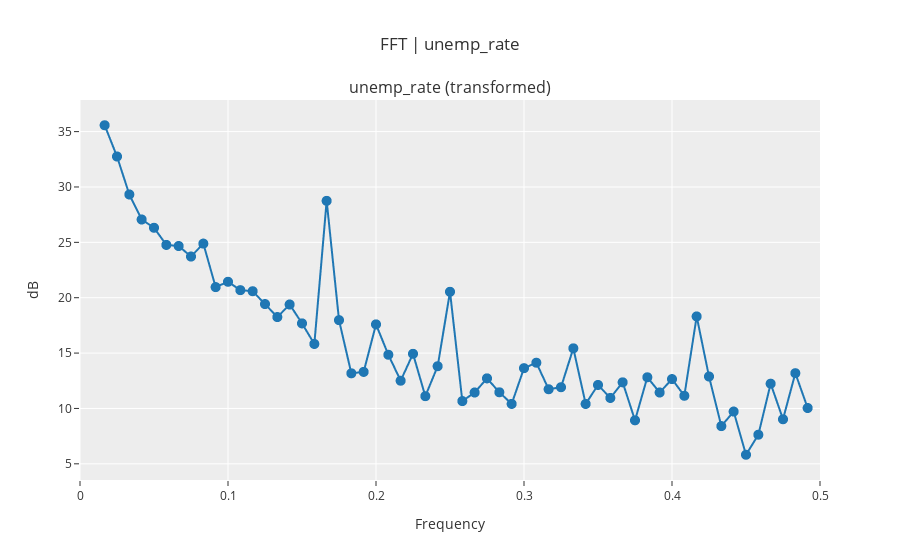

Notebook cell for this chart:
### Code cell
# exp.plot_model(plot="fft")
exp.plot_model(plot="fft", return_fig=True).show()

### Figure 1 — Plotly figure (JSON) as saved in the notebook; plotly's stock layout.template omitted (floating-point values rounded to 4 significant figures)
{"data": [{"hoverinfo": "text", "hovertext": ["Freq: 0.0167<br>Ampl: 35.5743<br>Time period: 60.0", "Freq: 0.025<br>Ampl: 32.7513<br>Time period: 40.0", "Freq: 0.0333<br>Ampl: 29.3227<br>Time period: 30.0", "Freq: 0.0417<br>Ampl: 27.0643<br>Time period: 24.0", "Freq: 0.05<br>Ampl: 26.3164<br>Time period: 20.0", "Freq: 0.0583<br>Ampl: 24.7687<br>Time period: 17.1429", "Freq: 0.0667<br>Ampl: 24.6662<br>Time period: 15.0", "Freq: 0.075<br>Ampl: 23.7204<br>Time period: 13.3333", "Freq: 0.0833<br>Ampl: 24.8842<br>Time period: 12.0", "Freq: 0.0917<br>Ampl: 20.9574<br>Time period: 10.9091", "Freq: 0.1<br>Ampl: 21.4401<br>Time period: 10.0", "Freq: 0.1083<br>Ampl: 20.683<br>Time period: 9.2308", "Freq: 0.1167<br>Ampl: 20.5879<br>Time period: 8.5714", "Freq: 0.125<br>Ampl: 19.4282<br>Time period: 8.0", "Freq: 0.1333<br>Ampl: 18.2525<br>Time period: 7.5", "Freq: 0.1417<br>Ampl: 19.3882<br>Time period: 7.0588", "Freq: 0.15<br>Ampl: 17.6832<br>Time period: 6.6667", "Freq: 0.1583<br>Ampl: 15.8253<br>Time period: 6.3158", "Freq: 0.1667<br>Ampl: 28.7481<br>Time period: 6.0", "Freq: 0.175<br>Ampl: 17.9763<br>Time period: 5.7143", "Freq: 0.1833<br>Ampl: 13.1728<br>Time period: 5.4545", "Freq: 0.1917<br>Ampl: 13.3019<br>Time period: 5.2174", "Freq: 0.2<br>Ampl: 17.5917<br>Time period: 5.0", "Freq: 0.2083<br>Ampl: 14.8496<br>Time period: 4.8", "Freq: 0.2167<br>Ampl: 12.5049<br>Time period: 4.6154", "Freq: 0.225<br>Ampl: 14.9353<br>Time period: 4.4444", "Freq: 0.2333<br>Ampl: 11.1085<br>Time period: 4.2857", "Freq: 0.2417<br>Ampl: 13.8143<br>Time period: 4.1379", "Freq: 0.25<br>Ampl: 20.5362<br>Time period: 4.0", "Freq: 0.2583<br>Ampl: 10.6647<br>Time period: 3.871", "Freq: 0.2667<br>Ampl: 11.4418<br>Time period: 3.75", "Freq: 0.275<br>Ampl: 12.7199<br>Time period: 3.6364", "Freq: 0.2833<br>Ampl: 11.4594<br>Time period: 3.5294", "Freq: 0.2917<br>Ampl: 10.4115<br>Time period: 3.4286", "Freq: 0.3<br>Ampl: 13.6381<br>Time period: 3.3333", "Freq: 0.3083<br>Ampl: 14.1288<br>Time period: 3.2432", "Freq: 0.3167<br>Ampl: 11.7335<br>Time period: 3.1579", "Freq: 0.325<br>Ampl: 11.9182<br>Time period: 3.0769", "Freq: 0.3333<br>Ampl: 15.4307<br>Time period: 3.0", "Freq: 0.3417<br>Ampl: 10.4086<br>Time period: 2.9268", "Freq: 0.35<br>Ampl: 12.1206<br>Time period: 2.8571", "Freq: 0.3583<br>Ampl: 10.9509<br>Time period: 2.7907", "Freq: 0.3667<br>Ampl: 12.3592<br>Time period: 2.7273", "Freq: 0.375<br>Ampl: 8.9303<br>Time period: 2.6667", "Freq: 0.3833<br>Ampl: 12.816<br>Time period: 2.6087", "Freq: 0.3917<br>Ampl: 11.4403<br>Time period: 2.5532", "Freq: 0.4<br>Ampl: 12.6518<br>Time period: 2.5", "Freq: 0.4083<br>Ampl: 11.1431<br>Time period: 2.449", "Freq: 0.4167<br>Ampl: 18.3106<br>Time period: 2.4", "Freq: 0.425<br>Ampl: 12.884<br>Time period: 2.3529", "Freq: 0.4333<br>Ampl: 8.4054<br>Time period: 2.3077", "Freq: 0.4417<br>Ampl: 9.7196<br>Time period: 2.2642", "Freq: 0.45<br>Ampl: 5.8191<br>Time period: 2.2222", "Freq: 0.4583<br>Ampl: 7.6287<br>Time period: 2.1818", "Freq: 0.4667<br>Ampl: 12.2367<br>Time period: 2.1429", "Freq: 0.475<br>Ampl: 9.0261<br>Time period: 2.1053", "Freq: 0.4833<br>Ampl: 13.1842<br>Time period: 2.069", "Freq: 0.4917<br>Ampl: 10.0409<br>Time period: 2.0339"], "line": {"color": "#1f77b4", "width": 2}, "marker": {"size": 10}, "mode": "lines+markers", "name": "unemp_rate (transformed)", "showlegend": true, "type": "scattergl", "x": [0.01667, 0.025, 0.03333, 0.04167, 0.05, 0.05833, 0.06667, 0.075, 0.08333, 0.09167, 0.1, 0.1083, 0.1167, 0.125, 0.1333, 0.1417, 0.15, 0.1583, 0.1667, 0.175, 0.1833, 0.1917, 0.2, 0.2083, 0.2167, 0.225, 0.2333, 0.2417, 0.25, 0.2583, 0.2667, 0.275, 0.2833, 0.2917, 0.3, 0.3083, 0.3167, 0.325, 0.3333, 0.3417, 0.35, 0.3583, 0.3667, 0.375, 0.3833, 0.3917, 0.4, 0.4083, 0.4167, 0.425, 0.4333, 0.4417, 0.45, 0.4583, 0.4667, 0.475, 0.4833, 0.4917], "xaxis": "x", "y": [35.57, 32.75, 29.32, 27.06, 26.32, 24.77, 24.67, 23.72, 24.88, 20.96, 21.44, 20.68, 20.59, 19.43, 18.25, 19.39, 17.68, 15.83, 28.75, 17.98, 13.17, 13.3, 17.59, 14.85, 12.5, 14.94, 11.11, 13.81, 20.54, 10.66, 11.44, 12.72, 11.46, 10.41, 13.64, 14.13, 11.73, 11.92, 15.43, 10.41, 12.12, 10.95, 12.36, 8.93, 12.82, 11.44, 12.65, 11.14, 18.31, 12.88, 8.405, 9.72, 5.819, 7.629, 12.24, 9.026, 13.18, 10.04], "yaxis": "y"}], "layout": {"annotations": [{"font": {"size": 16}, "showarrow": false, "text": "unemp_rate (transformed)", "x": 0.5, "xanchor": "center", "xref": "paper", "y": 1, "yanchor": "bottom", "yref": "paper"}], "showlegend": false, "title": {"text": "FFT | unemp_rate"}, "xaxis": {"anchor": "y", "domain": [0, 1], "range": [0, 0.5], "title": {"text": "Frequency"}}, "yaxis": {"anchor": "x", "domain": [0, 1], "title": {"text": "dB"}}}}
